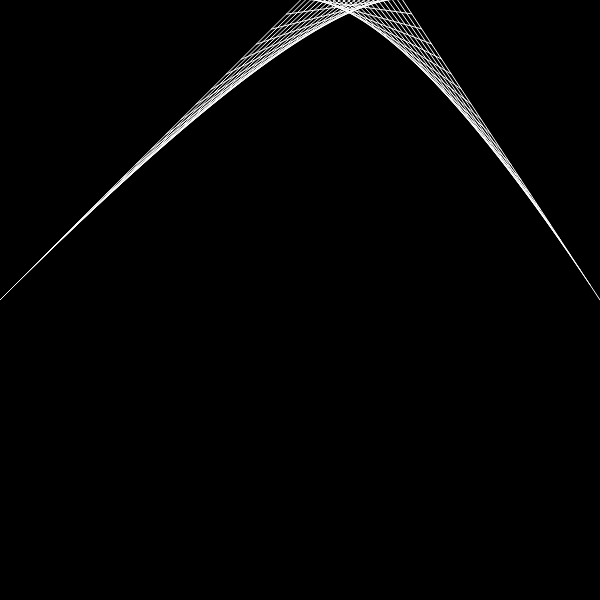
Frame 1 (no input)
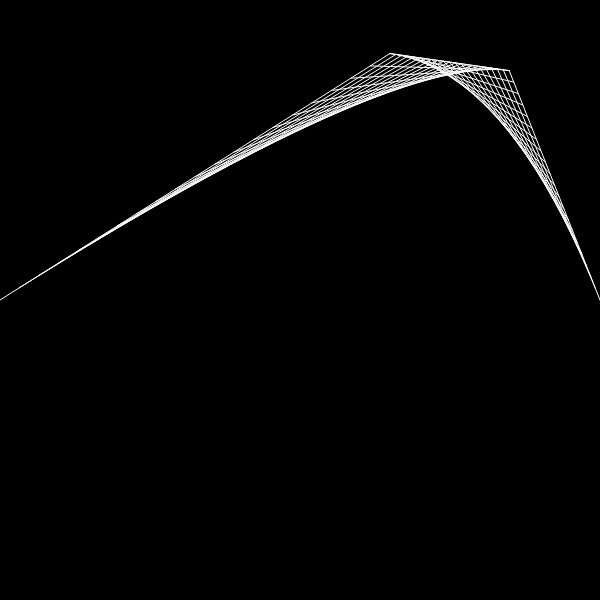
Frame 60 (no input)
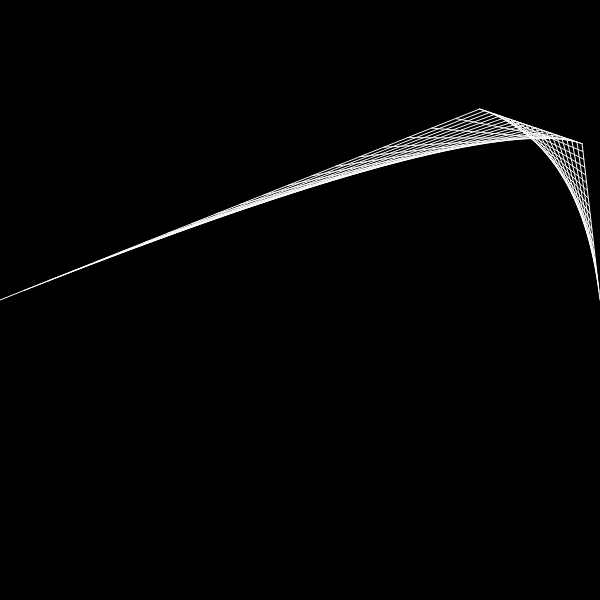
Frame 120 (the mouse pressed at the canvas centre since frame 60)

The p5.js sketch that drew these frames (run headless with seeded random() and noise() and a simulated clock; from frame 60 on, the mouse is pressed at the canvas centre):

// p5.js sketch
// ── sketch.js
let p0, p1;

function setup() {
  createCanvas(600, 600);

  var canvas = document.createElement('mySketchGoesHere');
  canvas.id = 'mySketchGoesHere';

  document.body.appendChild(canvas);
  p0 = new Particle(0, 300); //(x,y)_anchor
  p1 = new Particle(300, 0);
  p2 = new Particle(400, 0);
  p3 = new Particle(600, 300); //(x,y)_anchor
}
function draw() {
  background(0);
  stroke(255);
  strokeWeight(1);
  //   line(p0.x, p0.y, p1.x, p1.y);

  //   p1.x = mouseX;
  //   p1.y = mouseY;

  //   p0.update();
  p1.update();
  p2.update();
  //   p3.update();

  let delta = 0.05;
  colorMode(HSB);
  //delta 의 값이 작아질수록, 점의 개수가 늘어남

  //0에서 100% 까지 t 를 반복_control point 를 반복
  //t 는 lerp(x0,x1,0.5) 중에서 0.5에 해당_0.5 는 선의 중앙 50%

  noFill();

  for (let t = 0; t <= 1.00001; t += delta) {
    // stroke(t * 360, 255, 255);
    let v = cubic(p0, p1, p2, p3, t);

    // vertex(v.x, v.y);
    //x0+(x1-x0)*t  t=0.2 공식을 적용
    // let x = p0.x + (p1.x - p0.x) * t;
    // let y = p0.y + (p1.y - p0.y) * t;
    //lerp 함수를 사용하여 선긋기
    // let x1 = lerp(p0.x, p1.x, t);
    // let y1 = lerp(p0.y, p1.y, t);
    // let x2 = lerp(p1.y, p2.y, t);
    // let y2 = lerp(p1.y, p2.y, t);
    // line(x1, y1, x2, y2);
    // let x = lerp(x1, x2, t);
    // let y = lerp(y1, y2, t);
  }
}

function cubic(p0, p1, p2, p3, t) {
  let v1 = quadratic(p0, p1, p2, t);
  let v2 = quadratic(p1, p2, p3, t);
  let x = lerp(v1.x, v2.x, t);
  let y = lerp(v1.y, v2.y, t);

  //   line(v1.x, v1.y, v2.x, v2.y);
  return createVector(x, y);
}

function quadratic(p0, p1, p2, t) {
  let x1 = lerp(p0.x, p1.x, t);
  let y1 = lerp(p0.y, p1.y, t);
  let x2 = lerp(p1.x, p2.x, t);
  let y2 = lerp(p1.y, p2.y, t);
  let x = lerp(x1, x2, t);
  let y = lerp(y1, y2, t);

  line(x1, y1, x2, y2);
  return createVector(x, y);
}

// ── particle.js
class Particle {
  constructor(x, y) {
    this.x = x;
    this.y = y;
    this.dx = random(-3, 3);
    this.dy = random(-3, 3);
  }
  update() {
    this.x += this.dx;
    this.y += this.dy;

    if (this.x >= width || this.x < 0) {
      this.dx *= -1;
    }
    if (this.y >= height || this.y < 0) {
      this.dy *= -1;
    }
  }
}
